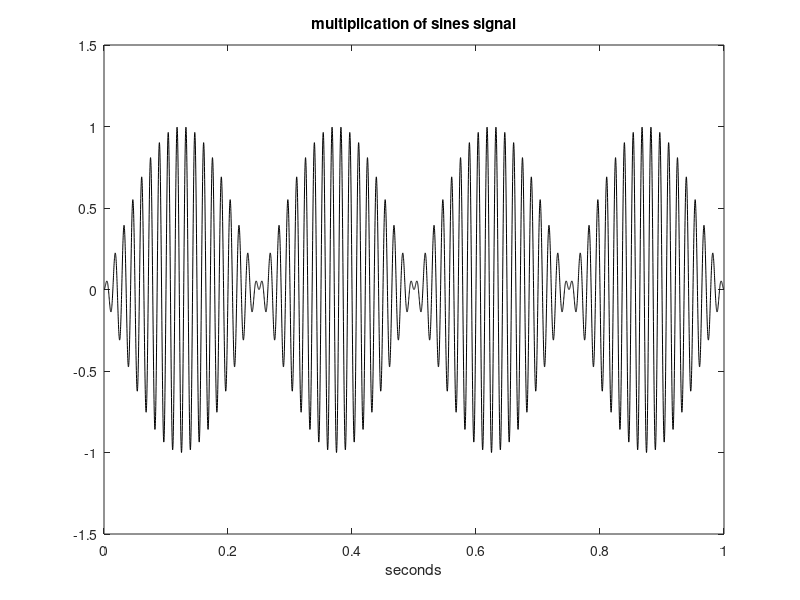

The MATLAB source for this figure:
% Multiplication of sines signal
fx = 70;                        % signal frequency in Hz
wx = 2 * pi * fx;               % signal frequency in rad/s
fz = 2;                         % signal frequency in Hz
wz = 2 * pi * fz;               % signal frequency in rad/s
fs = 6000;                      % sampling frequency in Hz
tiv = 1/fs;                     % time interval between samples;
t = 0:tiv:(8-tiv);              % time intervals set (8 seconds)
y = sin(wx * t).*sin(wz * t);   % signal data set
sound(y, fs);                   % sound
t = 0:tiv:(1 - tiv);            % time intervals set (1 second)
y = sin(wx * t).*sin(wz * t);   % signal data set
plot(t, y, 'k');                % plots figure
axis([0 1 -1.5 1.5]);
xlabel('seconds'); 
title('multiplication of sines signal');